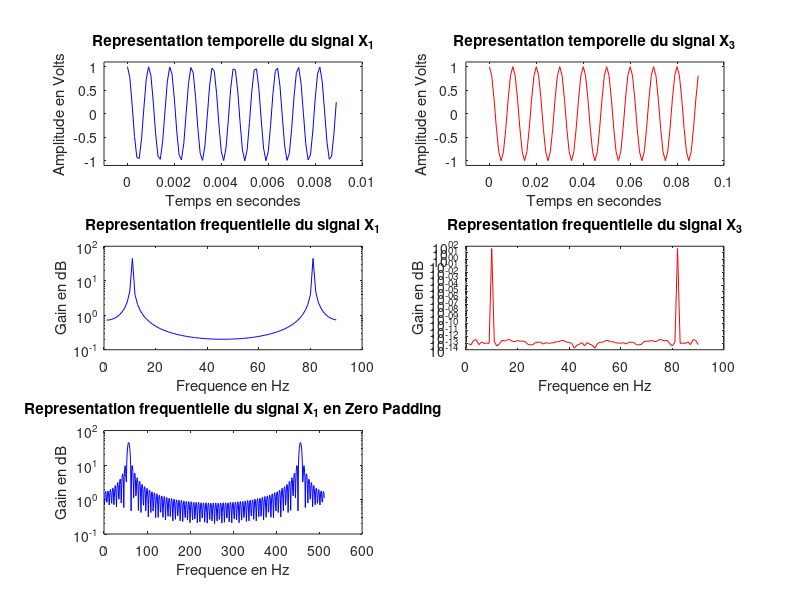

Source code (MATLAB):
%% 1)Representation temporelle

%% Données de l'exercice 
    
A = 1;
f_0 = 1100;
Fe_1 = 10000;
Te_1 = 1/Fe_1;
Fe_3 = 1000;
Te_3 = 1/Fe_3;
N = 90;

%% Question1

% Générer un 90 echantillon d'un cosinus d'amplitude A = 1 V et de fréquence f_0
% = 1100 Hz et de fréquence d'echantillonnage Fe = 10000 Hz.

% implémentation des echantillons.
T_1 = 0:Te_1:(N-1)*Te_1;
X_1 = A*cos(2*pi*f_0*T_1);

%% Question2

% Tracer le cosinus généré dans la Question1 avec une échelle temporelle en
% secondes.

subplot(3,2,1);

plot(T_1,X_1,'b');

%Recadrer le graphe
axis([-0.001 0.01 -1.1 1.1]);

% Nommer les axes
title('Representation temporelle du signal X_1');
xlabel('Temps en secondes');
ylabel('Amplitude en Volts');

%% Question3

% Générer un 90 echantillon d'un cosinus d'amplitude A = 1 V et de fréquence f_0
% = 1100 Hz et de fréquence d'echantillonnage Fe3 = 1000 Hz.

T_3 = 0:Te_3:(N-1)*Te_3;
X_3 = A*cos(2*pi*f_0*T_3);


%% Question 4

% Tracer le cosinus généré dans la Question3 avec une échelle temporelle en
% secondes

subplot(3,2,2);
plot(T_3,X_3,'r')

%Recadrer le graphe
axis([-0.01 0.1 -1.1 1.1]);

% Nommer les axes
title('Representation temporelle du signal X_3');
xlabel('Temps en secondes');
ylabel('Amplitude en Volts');

% On ne peut pas retrouver à partir du graphe la frequence f_0 parce que la
% condition de Shannon-Nyquist n'est pas respectée  "Fe > 2*f_0" ici est fausse 

%% 2)Representation frequentielle

%% Question1

% En effectuant un échantillonage temporel, on périodise le signal selon la
% fréquence Fe d'où le calcul de la transformée entre 0 et Fe.

%% Question2

% Estimer la transformée de Fourier des signaux X_1 et X_3

TF_1 = fft(X_1);
TF_3 = fft(X_3);

% Transformer les complexes en réels
aTF_1 = abs(TF_1);
aTF_3 = abs(TF_3);

% Tracer en échelle log les transformées de Fourier du signal X_1 
subplot(3,2,3);
semilogy(aTF_1,'b')

% Nommer les axes
title('Representation frequentielle du signal X_1');
xlabel('Frequence en Hz');
ylabel('Gain en dB');

% Tracer en échelle log les transformées de Fourier du signal X_3
subplot(3,2,4);
semilogy(aTF_3,'r')

% Nommer les axes
title('Representation frequentielle du signal X_3');
xlabel('Frequence en Hz');
ylabel('Gain en dB');

%% Question3

% Estimer la transformée du signal X_1 en utilisant la méthode du
% Zero Padding

TF_1_zp = fft(X_1,2^9);

% Transformer les complexes en réels
aTF_1_zp = abs(TF_1_zp);

% Tracer en échelle log les transformées de Fourier du signal X_1 en zero
% padding

subplot(3,2,5);
semilogy(aTF_1_zp,'b')

% Nommer les axes
title('Representation frequentielle du signal X_1 en Zero Padding');
xlabel('Frequence en Hz');
ylabel('Gain en dB');
